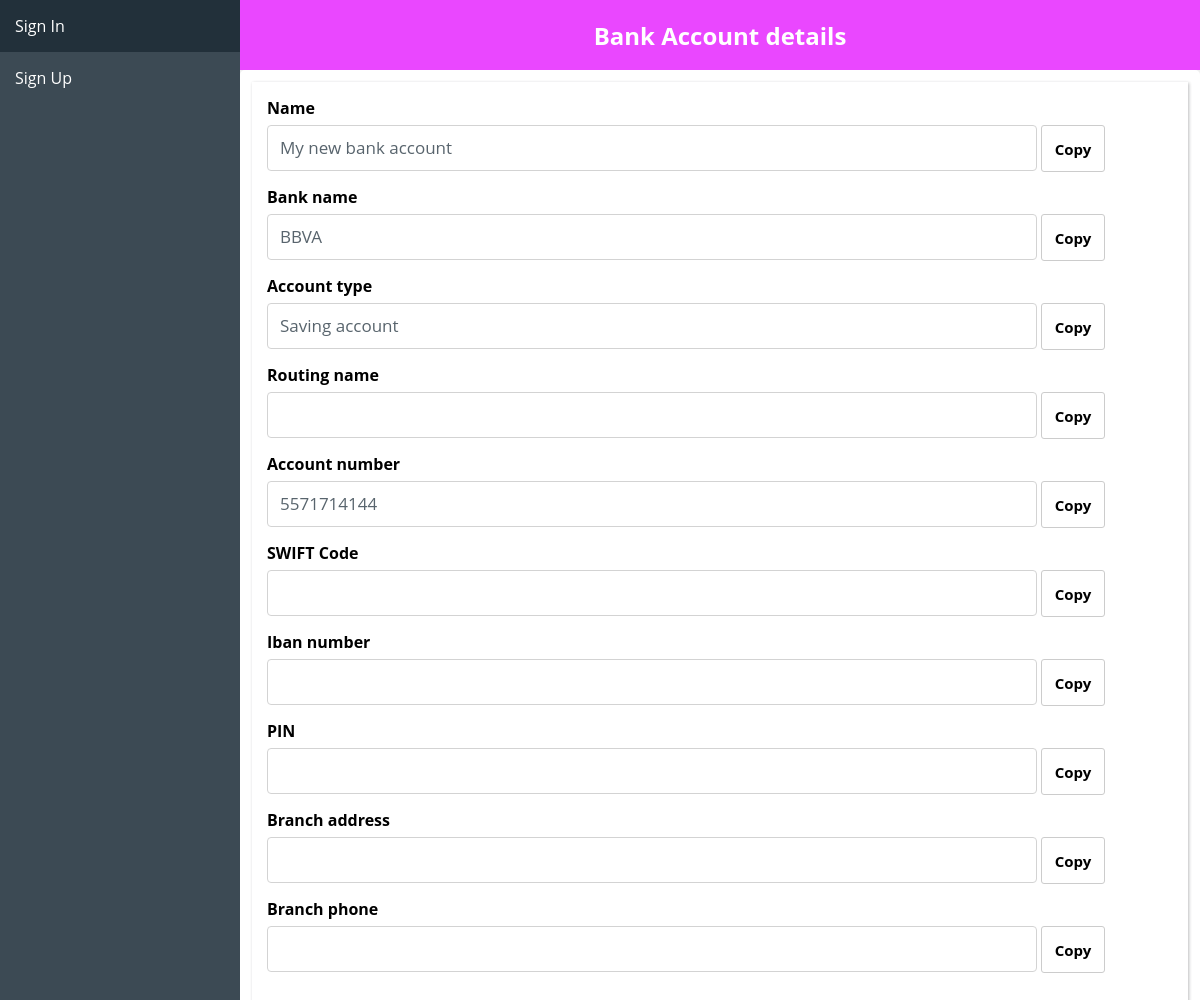
Page /vault/detail/bank_account/1 on the committed database.
### vault/models.py (models this page shows, shortened)
class BankAccount(models.Model):
    TYPE_CHOICES = [
        ('Checking account', 'Checking account'),
        ('Saving account', 'Saving account'),
        ('Money market account', 'Money market account'),
        ('Certificate of deposite (CD) account', 'Certificate of deposite (CD) account'),
    ]
    timestamp = models.DateTimeField(auto_now_add=True)
    updated = models.DateTimeField(auto_now=True)
    user = models.ForeignKey(User, on_delete=models.CASCADE, blank=True, null=True, related_name="bank_accounts")
    name = models.CharField(verbose_name="Bank Account Name", max_length=25, blank=True, null=True)
    bank_name = models.CharField(verbose_name="Bank Name", max_length=25, blank=True, null=True)
    account_type = models.CharField(verbose_name="Account Type", max_length=50, blank=True, null=True, choices=TYPE_CHOICES, default="Checking account")
    routing_name = models.CharField(verbose_name="Routing Name", max_length=25, blank=True, null=True)
    account_number = models.CharField(verbose_name="Account Number", max_length=25, blank=True, null=True)
    swift_code = models.CharField(verbose_name="Swift Code", max_length=25, blank=True, null=True)
    iban_number = models.CharField(verbose_name="Iban Number", max_length=25, blank=True, null=True)
    pin = models.CharField(verbose_name="Pin", max_length=25, blank=True, null=True)
    branch_address = models.CharField(verbose_name="Branch Address", max_length=25, blank=True, null=True)
    branch_phone = models.CharField(verbose_name="Branch Phone", max_length=25, blank=True, null=True)

### vault/views.py (the view)
# urls.py: path('detail/bank_account/<pk>', views.DetailBankAccountView.as_view(), name="detail_bank_account"),
class DetailBankAccountView(DetailView):
	model = BankAccount
	template_name = 'vault/detail_item.html'
	context_object_name = 'bank_account'
	def get_context_data(self, **kwargs):
		context = super().get_context_data(**kwargs)
		context['bank_account'] = BankAccount.objects.get(id=self.kwargs.get('pk'))
		return context

### templates/vault/detail_item.html (shortened to what this page needs)
{% extends 'base.html' %}
{% load static %}
{% block content %}
    {% if password %}
        <h2 class="header" style="background-color: tomato;">Password details</h3>
    {% elif note %}
        <h2 class="header" style="background-color: rgb(255, 237, 0);">Note details</h3>
    {% elif address %}
        <h2 class="header" style="background-color: rgb(114, 255, 0);">Address details</h3>
    {% elif payment_card %}
        <h2 class="header" style="background-color: rgb(74, 71, 255);">Payment Card details</h3>
    {% elif bank_account %}
        <h2 class="header" style="background-color: rgb(234, 71, 255);">Bank Account details</h3>
    {% endif %}
    <section>
        <div class="container" style="margin: auto;padding: 12px;">
            <form style="padding: 15px;box-shadow: 1px 1px 3px rgba(33,37,41,0.3);">
                {% if password %}
                    <label class="form-label" style="font-weight: bold;display: block;">Site URL</label>
                    <input class="form-control" id="password-url" type="text" style="width: 85%;display: inline;margin-bottom: 15px;" value="{{ password.url }}" readonly>
                    <a href="{{ password.url }}" class="password-a" target="_blank" style="background: rgba(255,255,255,0);text-align: center;font-weight: bold;font-size: 15px;padding: 12.5px;color: #000000;border: 0.3px solid #cccccc ;">Go</a>
                    <label class="form-label" style="font-weight: bold;display: block;">Name</label>
                    <input class="form-control" id="password-name" type="text" style="width: 85%;display: inline;margin-bottom: 15px;" value="{{ password.name }}" readonly>
                    <a onclick="copyToClipBoard('password-name');" class="password-a" style="background: rgba(255,255,255,0);text-align: center;font-weight: bold;font-size: 15px;padding: 12.5px;color: #000000;border: 0.3px solid #cccccc ;">Copy</a>
                    <label class="form-label" style="font-weight: bold;display: block;">Email</label>
                    <input class="form-control" id="password-email" type="text" style="width: 85%;display: inline;margin-bottom: 15px;" value="{{ password.email }}" readonly>
                    <a onclick="copyToClipBoard('password-email');" class="password-a" style="background: rgba(255,255,255,0);text-align: center;font-weight: bold;font-size: 15px;padding: 12.5px;color: #000000;border: 0.3px solid #cccccc ;">Copy</a>
                    <label class="form-label" style="font-weight: bold;display: block;">Password</label>
                    <input class="form-control" id="password-password" type="text" style="width: 85%;display: inline;margin-bottom: 15px;" value="{{ password.password }}" readonly>
                    <a onclick="copyToClipBoard('password-password');" class="password-a" style="background: rgba(255,255,255,0);text-align: center;font-weight: bold;font-size: 15px;padding: 12.5px;color: #000000;border: 0.3px solid #cccccc ;">Copy</a>
                {% elif bank_account %}
                    <label class="form-label" style="font-weight: bold;display: block;">Name</label>
                    <input class="form-control" id="bank-account-name" type="text" style="width: 85%;display: inline;margin-bottom: 15px;" value="{{ bank_account.name }}" readonly>
                    <a onclick="copyToClipBoard('bank-account-name');" class="bank-account-a" style="background: rgba(255,255,255,0);text-align: center;font-weight: bold;font-size: 15px;padding: 12.5px;color: #000000;border: 0.3px solid #cccccc ;">Copy</a>
                    <label class="form-label" style="font-weight: bold;display: block;">Bank name</label>
                    <input class="form-control" id="bank-account-bank-name" type="text" style="width: 85%;display: inline;margin-bottom: 15px;" value="{{ bank_account.bank_name }}" readonly>
                    <a onclick="copyToClipBoard('bank-account-bank-name');" class="bank-account-a" style="background: rgba(255,255,255,0);text-align: center;font-weight: bold;font-size: 15px;padding: 12.5px;color: #000000;border: 0.3px solid #cccccc ;">Copy</a>
                    <label class="form-label" style="font-weight: bold;display: block;">Account type</label>
                    <input class="form-control" id="bank-account-account-type" type="text" style="width: 85%;display: inline;margin-bottom: 15px;" value="{{ bank_account.account_type }}" readonly>
                    <a onclick="copyToClipBoard('bank-account-account-type');" class="bank-account-a" style="background: rgba(255,255,255,0);text-align: center;font-weight: bold;font-size: 15px;padding: 12.5px;color: #000000;border: 0.3px solid #cccccc ;">Copy</a>
                    <label class="form-label" style="font-weight: bold;display: block;">Routing name</label>
                    <input class="form-control" id="bank-account-routing-name" type="text" style="width: 85%;display: inline;margin-bottom: 15px;" value="{{ bank_account.routing_name }}" readonly>
                    <a onclick="copyToClipBoard('bank-account-routing-name');" class="bank-account-a" style="background: rgba(255,255,255,0);text-align: center;font-weight: bold;font-size: 15px;padding: 12.5px;color: #000000;border: 0.3px solid #cccccc ;">Copy</a>
                    <label class="form-label" style="font-weight: bold;display: block;">Account number</label>
                    <input class="form-control" id="bank-account-account-number" type="text" style="width: 85%;display: inline;margin-bottom: 15px;" value="{{ bank_account.account_number }}" readonly>
                    <a onclick="copyToClipBoard('bank-account-account-number');" class="bank-account-a" style="background: rgba(255,255,255,0);text-align: center;font-weight: bold;font-size: 15px;padding: 12.5px;color: #000000;border: 0.3px solid #cccccc ;">Copy</a>
                    <label class="form-label" style="font-weight: bold;display: block;">SWIFT Code</label>
                    <input class="form-control" id="bank-account-swift-code" type="text" style="width: 85%;display: inline;margin-bottom: 15px;" value="{{ bank_account.swift_code }}" readonly>
                    <a onclick="copyToClipBoard('bank-account-swift-code');" class="bank-account-a" style="background: rgba(255,255,255,0);text-align: center;font-weight: bold;font-size: 15px;padding: 12.5px;color: #000000;border: 0.3px solid #cccccc ;">Copy</a>
                    <label class="form-label" style="font-weight: bold;display: block;">Iban number</label>
                    <input class="form-control" id="bank-account-iban-number" type="text" style="width: 85%;display: inline;margin-bottom: 15px;" value="{{ bank_account.iban_number }}" readonly>
                    <a onclick="copyToClipBoard('bank-account-iban-number');" class="bank-account-a" style="background: rgba(255,255,255,0);text-align: center;font-weight: bold;font-size: 15px;padding: 12.5px;color: #000000;border: 0.3px solid #cccccc ;">Copy</a>
                    <label class="form-label" style="font-weight: bold;display: block;">PIN</label>
                    <input class="form-control" id="bank-account-pin" type="text" style="width: 85%;display: inline;margin-bottom: 15px;" value="{{ bank_account.pin }}" readonly>
                    <a onclick="copyToClipBoard('bank-account-pin');" class="bank-account-a" style="background: rgba(255,255,255,0);text-align: center;font-weight: bold;font-size: 15px;padding: 12.5px;color: #000000;border: 0.3px solid #cccccc ;">Copy</a>
                    <label class="form-label" style="font-weight: bold;display: block;">Branch address</label>
                    <input class="form-control" id="bank-account-branch-address" type="text" style="width: 85%;display: inline;margin-bottom: 15px;" value="{{ bank_account.branch_address }}" readonly>
                    <a onclick="copyToClipBoard('bank-account-branch-address');" class="bank-account-a" style="background: rgba(255,255,255,0);text-align: center;font-weight: bold;font-size: 15px;padding: 12.5px;color: #000000;border: 0.3px solid #cccccc ;">Copy</a>
                    <label class="form-label" style="font-weight: bold;display: block;">Branch phone</label>
                    <input class="form-control" id="bank-account-branch-phone" type="text" style="width: 85%;display: inline;margin-bottom: 15px;" value="{{ bank_account.branch_phone }}" readonly>
                    <a onclick="copyToClipBoard('bank-account-branch-phone');" class="bank-account-a" style="background: rgba(255,255,255,0);text-align: center;font-weight: bold;font-size: 15px;padding: 12.5px;color: #000000;border: 0.3px solid #cccccc ;">Copy</a>
                {% else %}
                    <p>Error: vuelva a intentarlo más tarde.</p>
                {% endif %}
            </form>
        </div>
    </section>
{% endblock %}

### static/capstone.css (style rules this page uses)
body { font-family: 'Open Sans', Verdana; }
* { box-sizing: border-box; }
body { margin: 0; }
body, html, .map-container { height: 100%; }
input[type=text], input[type=email], input[type=password], select, textarea { width: 100%; padding: 12px; border: 1px solid #ccc; border-radius: 4px; box-sizing: border-box; margin-top: 6px; margin-bottom: 16px; resize: vertical; }
::placeholder { color: #3c4a54ff; font-family: 'Open Sans', Verdana; }
input, select { color: #3c4a54ff; font-family: 'Open Sans', Verdana; }
.container { border-radius: 5px; background-color: #fff; padding: 20px; }
input, select, .btn { width: 100%; padding: 12px; border: none; border-radius: 4px; margin: 5px 0; opacity: 0.85; display: inline-block; font-size: 17px; line-height: 20px; text-decoration: none; }
.header { color: white; background-color: #2e6bd1ff; text-align: center; padding: 18.72px; margin: 0px; }
a { text-decoration: none; }
a.password-a, a.note-a, a.address-a, a.payment-card-a, a.bank-account-a { border-radius: 3px; }

### rows in the picture
BankAccount: name "My new bank account", bank_name "BBVA", account_type "Saving account", account_number "5571714144"
